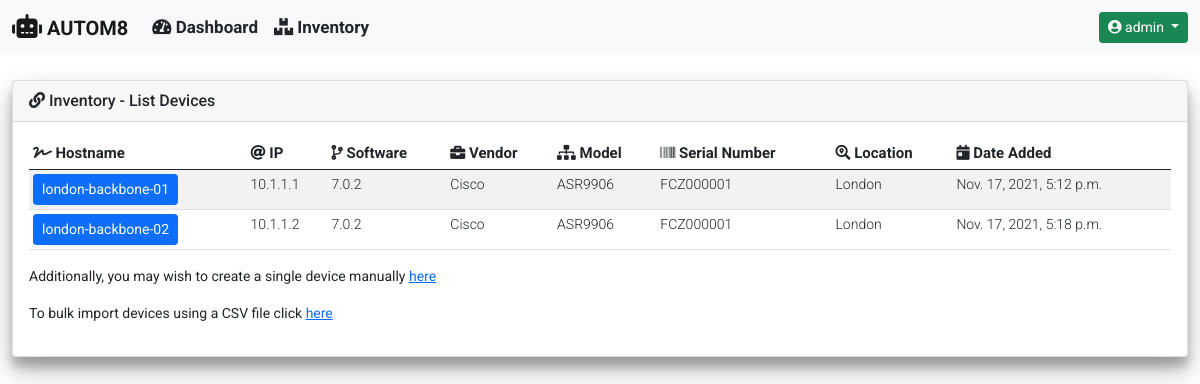
The app's page /inventory/device_inventory/ (signed in), older data.
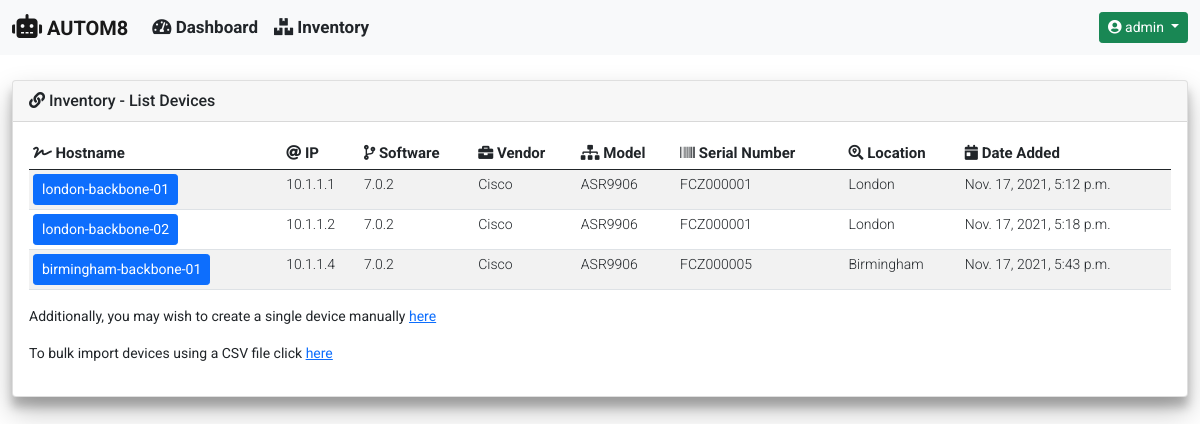
The same page, newer data.
### inventory/models.py (models this page shows)
class Device(models.Model):
    hostname = models.CharField(unique=True, max_length=255)
    mgmt_ip = models.CharField(unique=True, max_length=12)
    software_version = models.CharField(max_length=255)
    serial_number = models.CharField(max_length=255)
    vendor = models.CharField(max_length=255, default='Cisco')
    hardware_model = models.CharField(max_length=255)
    location = models.CharField(max_length=255)
    date_added = models.DateTimeField(default=timezone.now())

### inventory/views.py (the view)
def device_inventory(request):
    list_of_devices = Device.objects.all()
    context = {
        'title': 'Inventory - List Devices',
        'card_header': 'Inventory - List Devices',
        'data': list_of_devices,
    }
    return render(request, 'inventory/device_inventory.html', context)

### templates/inventory/device_inventory.html (shortened to what this page needs)
{% extends "base_template/base.html"%}
{% block content %}
{% if data %}
<div class="table-responsive rounded">
    <table id="device_inventory" class="table table-striped table-hover table-sm" style="width:100%">
        <thead>
            <tr>
                <th><i class="fas fa-signature"></i> Hostname</th>
                <th><i class="fas fa-at"></i> IP</th>
                <th><i class="fas fa-code-branch"></i> Software</th>
                <th><i class="fas fa-briefcase"></i> Vendor</th>
                <th><i class="fas fa-sitemap"></i> Model</th>
                <th><i class="fas fa-barcode"></i> Serial Number</th>
                <th><i class="fas fa-search-location"></i> Location</th>
                <th><i class="fas fa-calendar-day"></i> Date Added</th>
            </tr>
        </thead>
        <tbody>
            {% for device in data %}
            <tr>
                <td>
                    <a class="btn btn-sm btn-primary" href="{% url 'inventory:device_detailed_info' device.id %}">
                    {{ device.hostname }}
                </a>
                </td>
                <td>{{ device.mgmt_ip }}</td>
                <td>{{ device.software_version }}</td>
                <td>{{ device.vendor }}</td>
                <td>{{ device.hardware_model }}</td>
                <td>{{ device.serial_number }}</td>
                <td>{{ device.location }}</td>
                <td>{{ device.date_added }}</td>
            </tr>
            {% endfor %}
        </tbody>
    </table>
</div>
{% endif %}
<p>
    Additionally, you may wish to create a single device manually <a href="{% url 'inventory:device_create' %}">here</a>
</p>
<p>
    To bulk import devices using a CSV file click <a href="{% url 'inventory:device_inventory_import' %}">here</a>
</p>
{% endblock %}

Row changes from the older to the newer data that the page shows:
added Device: hostname "birmingham-backbone-01", mgmt_ip "10.1.1.4", software_version "7.0.2", vendor "Cisco", hardware_model "ASR9906", serial_number "FCZ000005", location "Birmingham", date_added "Nov. 17, 2021, 5:43 p.m."
